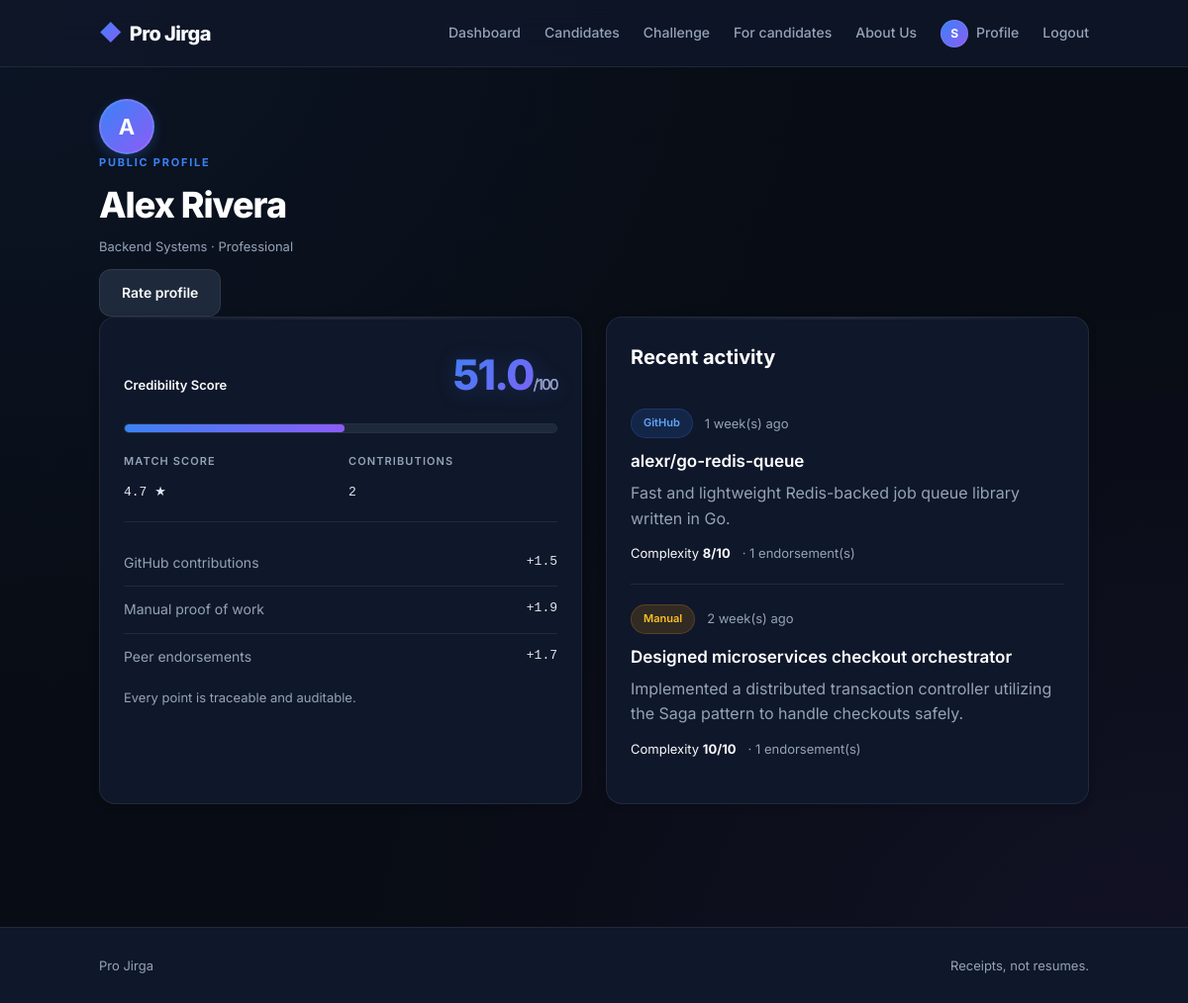
The app's page /profile/alexr (signed in) with its own data.
### tables this page shows
CREATE TABLE user (
        id INTEGER PRIMARY KEY AUTOINCREMENT,
        name TEXT NOT NULL,
        email TEXT UNIQUE NOT NULL,
        email_verified INTEGER DEFAULT 0,
        user_type TEXT NOT NULL,
        field TEXT NOT NULL,
        github_username TEXT,
        credibility_score REAL DEFAULT 0,
        match_score REAL DEFAULT 0,
        created_at TEXT NOT NULL
    );

CREATE TABLE contribution (
        id INTEGER PRIMARY KEY AUTOINCREMENT,
        user_id INTEGER NOT NULL,
        title TEXT NOT NULL,
        description TEXT,
        proof_type TEXT DEFAULT 'manual',
        complexity_weight REAL DEFAULT 1.0,
        created_at TEXT NOT NULL,
        FOREIGN KEY (user_id) REFERENCES user (id)
    );

### Backend/app.py (the view)
@app.route("/profile/<username>", methods=["GET"])
def profile(username):
    user = find_user_by_slug(username)
    if not user:
        abort(404)
    contributions = get_user_contributions(user["id"])
    breakdown = credibility_breakdown(user["id"])
    user_data = dict(user)
    user_data["credibility_breakdown"] = breakdown
    is_own = get_current_user() and get_current_user()["id"] == user["id"]
    return render_template(
        "dashboard.html",
        user=user_data,
        contributions=contributions,
        is_profile=True,
        is_own=is_own,
        profile_slug=user_slug(user),
    )

### Backend/app.py (called while the page is built, shortened)
def get_db():
    if "db" not in g:
        g.db = sqlite3.connect(DB_PATH)
        g.db.row_factory = sqlite3.Row
    return g.db

def normalized_credibility(score):
    return min(100, round(float(score or 0) * 10, 1))

def time_ago(iso_str):
    try:
        dt = datetime.fromisoformat(iso_str.replace("Z", "+00:00").split("+")[0])
        delta = datetime.utcnow() - dt
        days = delta.days
        if days == 0:
            hours = delta.seconds // 3600
            if hours == 0:
                return "Just now"
            return f"{hours}h ago"
        if days == 1:
            return "1 day ago"
        if days < 7:
            return f"{days} days ago"
        if days < 30:
            return f"{days // 7} week(s) ago"
        return f"{days // 30} month(s) ago"
    except (ValueError, TypeError):
        return "Recently"

def get_current_user():
    user_id = session.get("user_id")
    if not user_id:
        return None
    return get_db().execute("SELECT * FROM user WHERE id = ?", (user_id,)).fetchone()

@app.context_processor
def inject_globals():
    user = get_current_user()
    return {
        "current_user": user,
        "normalized_credibility": normalized_credibility,
        "time_ago": time_ago,
    }

def find_user_by_slug(slug):
    db = get_db()
    user = db.execute("SELECT * FROM user WHERE github_username = ?", (slug,)).fetchone()
    if user:
        return user

def user_slug(user):
    return user["github_username"] or user["email"].split("@")[0]

def get_user_contributions(user_id):
    db = get_db()
    rows = db.execute(
        "SELECT * FROM contribution WHERE user_id = ? ORDER BY created_at DESC", (user_id,)
    ).fetchall()
    result = []
    for c in rows:
        confirmed = db.execute(
            "SELECT COUNT(*) FROM endorsement WHERE contribution_id = ? AND confirmed = 1",
            (c["id"],),
        ).fetchone()[0]
        result.append({
            "id": c["id"],
            "title": c["title"],
            "description": c["description"] or "",
            "source": "GitHub" if c["proof_type"] == "github" else "Manual",
            "timestamp": time_ago(c["created_at"]),
            "complexity_score": min(10, max(1, round(c["complexity_weight"] * 5))),
            "confirmed_endorsements": confirmed,
        })
    return result

### Frontend/templates/dashboard.html (shortened to what this page needs)
{% extends "base.html" %}
{% block content %}
<section class="dashboard">
  <header class="page-head">
    <div class="profile-head">
      <div class="avatar">{{ user.name[0]|upper }}</div>
      <div>
        <p class="eyebrow">{% if is_profile and not is_own %}Public profile{% elif is_profile %}Your profile{% else %}Welcome back{% endif %}</p>
        <h1>{{ user.name }}</h1>
        <p class="muted small">{{ user.field }} · {{ user.user_type|replace('_', ' ')|title }}</p>
      </div>
    </div>
    <div class="page-actions">
      {% if is_profile and not is_own and current_user %}
      <a href="{{ url_for('rate_profile_page', username=profile_slug) }}" class="btn btn-secondary">Rate profile</a>
      {% endif %}
    </div>
  </header>
  <div class="grid-2">
    <article class="card score-card">
      {% set score = normalized_credibility(user.credibility_score) %}
      <div class="score-head">
        <span class="label">Credibility Score</span>
        <span class="score-value">{{ score }}<span class="score-max">/100</span></span>
      </div>
      <div class="score-bar">
        <div class="score-fill" style="width: {{ score }}%"></div>
      </div>
      <div class="score-meta">
        <div class="score-stat">
          <span class="label small">Match score</span>
          <span class="mono">{{ "%.1f"|format(user.match_score or 0) }} ★</span>
        </div>
        <div class="score-stat">
          <span class="label small">Contributions</span>
          <span class="mono">{{ contributions|length }}</span>
        </div>
      </div>
      <ul class="breakdown">
        {% for item in user.credibility_breakdown %}
        <li>
          <span>{{ item.label }}</span>
          <span class="mono">{{ item.value }}</span>
        </li>
        {% endfor %}
      </ul>
      <p class="hint">Every point is traceable and auditable.</p>
    </article>
    <article class="card">
      <h2 class="card-title">Recent activity</h2>
      {% if contributions %}
      <ul class="timeline">
        {% for c in contributions %}
        <li class="timeline-item">
          <div class="timeline-meta">
            <span class="tag tag-{{ c.source|lower }}">{{ c.source }}</span>
            <span class="muted small">{{ c.timestamp }}</span>
          </div>
          <h3>{{ c.title }}</h3>
          {% if c.description %}
          <p class="muted">{{ c.description }}</p>
          {% endif %}
          <div class="timeline-footer">
            <span class="small">Complexity <strong>{{ c.complexity_score }}/10</strong></span>
            {% if c.confirmed_endorsements %}
            <span class="small muted">· {{ c.confirmed_endorsements }} endorsement(s)</span>
            {% endif %}
          </div>
        </li>
        {% endfor %}
      </ul>
      {% endif %}
    </article>
  </div>
</section>
{% endblock %}

### Frontend/templates/base.html (shortened to what this page needs)
<!DOCTYPE html>
<html lang="en">
<head>
  <link rel="stylesheet" href="{{ url_for('static', filename='css/style.css') }}">
</head>
<body>
  <header class="nav">
    <div class="nav-inner">
      <a href="{{ url_for('dashboard') if current_user else url_for('landing') }}" class="logo">
        <span class="logo-mark">◆</span> Pro Jirga
      </a>
      {% if current_user %}
      <nav class="nav-links" aria-label="Primary navigation">
        <a href="{{ url_for('dashboard') }}">Dashboard</a>
        <a href="{{ url_for('company_view') }}">Candidates</a>
        <a href="{{ url_for('challenge_page') }}">Challenge</a>
        <a href="{{ url_for('dashboard') }}" class="muted">For candidates</a>
        <a href="{{ url_for('about') }}" class="muted">About Us</a>
        <a href="{{ url_for('profile', username=current_user.github_username or current_user.email.split('@')[0]) }}" class="nav-profile">
          <span class="avatar xs">{{ current_user.name[0]|upper }}</span>
          Profile
        </a>
        <a href="{{ url_for('logout') }}" class="muted">Logout</a>
      </nav>
      {% else %}
      <nav class="nav-links" aria-label="Primary navigation">
        <a href="{{ url_for('landing') }}">For candidates</a>
        <a href="{{ url_for('company_view') }}">For companies</a>
        <a href="{{ url_for('about') }}">About Us</a>
      </nav>
      {% endif %}
    </div>
  </header>
  <main class="main">
    {% block content %}{% endblock %}
  </main>
  <footer class="footer">
    <div class="footer-inner">
      <span>Pro Jirga</span>
      <span class="muted">Receipts, not resumes.</span>
    </div>
  </footer>
</body>
</html>

### records on screen
user: name "S"
user: name "A", name "Alex Rivera", field "Backend Systems", user_type "Professional", match_score "4.7"
contribution: source "GitHub", timestamp "1 week(s) ago", title "alexr/go-redis-queue", description "Fast and lightweight Redis-backed job queue library written in Go.", complexity_score "8", confirmed_endorsements "1"
contribution: source "Manual", timestamp "2 week(s) ago", title "Designed microservices checkout orchestrator", description "Implemented a distributed transaction controller utilizing the Saga pattern to handle checkouts safely.", complexity_score "10", confirmed_endorsements "1"

### other values on screen
{{ score }} "51.0"
{{ contributions|length }} "2"
{{ item.label }} "GitHub contributions" "Manual proof of work" "Peer endorsements"
{{ item.value }} "+1.5" "+1.9" "+1.7"
